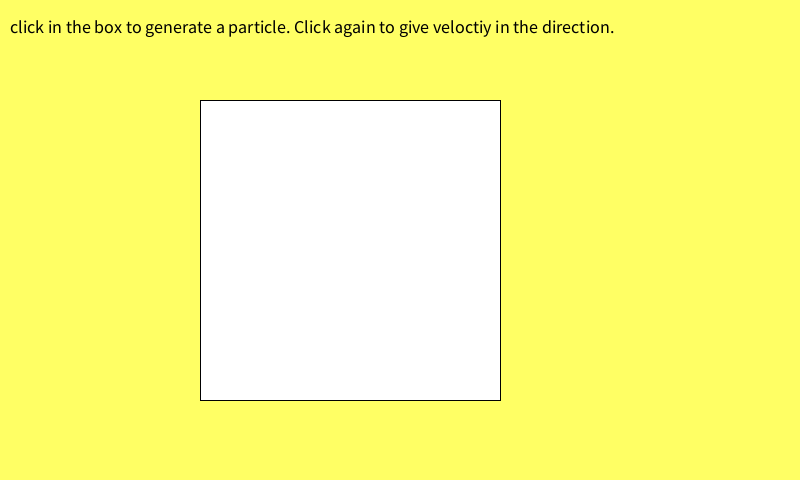
Frame 1 (no input)
Frame 60 (the mouse pressed at the canvas centre just before this capture): identical to frame 1, image omitted
Frame 120 (the mouse held since frame 60 and released just before this capture): identical to frame 1, image omitted

The Processing sketch that drew this single still picture (run headless with seeded random() and noise(); from frame 60 on, the mouse is pressed at the canvas centre):

// Processing sketch: processing_125692
// ── processing_125692.pde


particle p = new particle(1);
boolean a2 = false;
boolean a4 = false;
float box_x1,box_x2,box_y1,box_y2;
float collfactor;
int P = 0; 
//p.drag1 = false;
//p.traject = false;


void setup()
{
 size(800,480);
  background(255,255,100);

 box_x1 = 200;
 box_x2 = 500;
 box_y1 = 100;
 box_y2 = 400;
 collfactor = 0; 
 rectMode(CENTER);
 rect((box_x1+box_x2)/2,(box_y1+box_y2)/2,box_x2 - box_x1,box_y2 - box_y1);
 fill(0);
textSize(18);
     text("click in the box to generate a particle. Click again to give veloctiy in the direction.",10,33);


}
 
 //initialise
void draw()
{   //if (p.drag1 == true)
//{
//  stroke(0);
//  strokeWeight(3);
//  line(mouseX,mouseY,p.location.x,p.location.y);
//}


//trajectory
if (p.traject== true)
{ p.update();
  p.trajectory();
}

if (a4 == true){
if (p.location.x<=box_x1 + collfactor)
 {
   p.location.x = box_x1;
   p.velocity.x = -1*p.velocity.x;
               P+=1;
 }
  else if(p.location.x>=box_x2 - collfactor)
  { p.location.x = box_x2;
   p.velocity.x = -1*p.velocity.x;
                  P+=1;  
}
  else if(p.location.y<=box_y1+ collfactor)
  {
    p.location.y = box_y1;
    p.velocity.y = -1*p.velocity.y;
                 P+=1;  
}
  else if(p.location.y>=box_y2-collfactor){
     p.location.y = box_y2;
    p.velocity.y = -1*p.velocity.y;
                      P+=1;  
}
}
}

void mousePressed()
{

if (a2 == true)  
{p.velocity();
  p.drag1 = false;
p.traject = true;

}  
 
  if (a2 == false)
  {p.location();
      p.drag1 = true;
    a2 = true;
   a4 = true;
 }


if (p.a3 == false){
 p.display();}
}
class particle
{
 PVector location;
 PVector velocity = new PVector(); 
  
  particle(float temp_particle_radius)
  { float particle_radius = temp_particle_radius;
  }


boolean drag1 = false;
boolean traject = false;
boolean a3;
void location()
{
  location = new PVector(mouseX,mouseY);
  a3 = false;
drag1 = true;
}
void update(){
  location.add(velocity);
  
}
void display()
{ 
  ellipse(location.x,location.y,10,10);
  boolean a3 = true;
}
void velocity()
{
  PVector mouse = new PVector (mouseX,mouseY);
  velocity = PVector.sub(mouse,location);
 velocity.normalize();
velocity.mult(2);
//a3 = false;
}

void trajectory()
{ stroke(0);
  strokeWeight(3);
  line(location.x+1,location.y+1,location.x,location.y);
  a3 = true;
}
}
